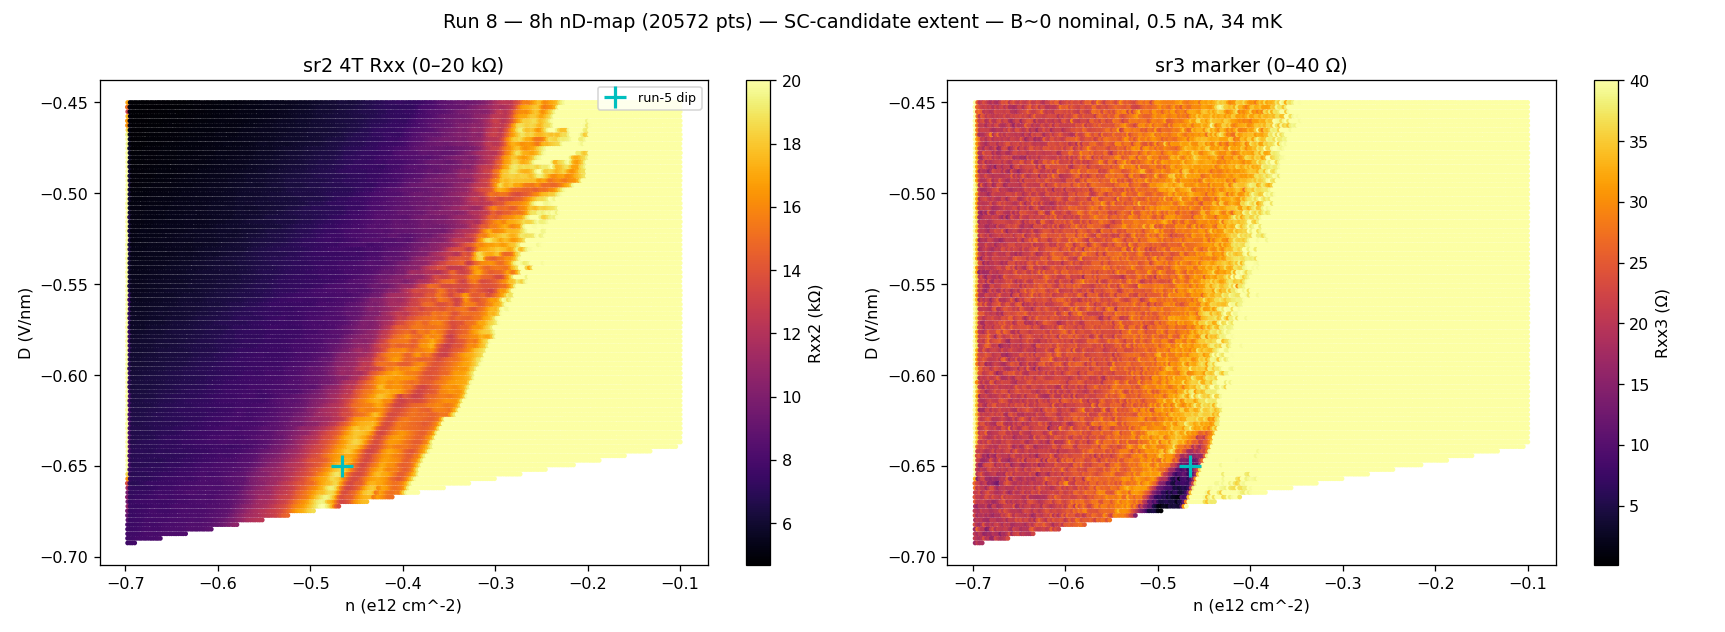

This chart was generated by the following Python code:
import numpy as np
import matplotlib; matplotlib.use("Agg"); import matplotlib.pyplot as plt
from hera.analysis import open_run, GateCalibration
g = open_run("data/8"); mc = g.meta["measurement_config"]; Ib = mc["bias_voltage_1"]/mc["bias_resistor"]
vtg = g.col_at(g.col_indices("k_tg_volt")[-1]); vbg = g.col_at(g.col_indices("k_bg_volt")[-1])
R2 = (g.col("sr830_2_X")/mc["sr2_gain"])/Ib; R3 = (g.col("sr830_3_X")/mc["sr3_gain"])/Ib
cal = GateCalibration.from_thicknesses(23.6e-9,20e-9,0)
nn,DD = cal.n_D(vtg,vbg); nn=nn/1e4/1e12; DD=DD/1e9
ndip, Ddip = -0.4654, -0.6501
print(f"run 8: {g.rows} pts ; n {nn.min():.2f}..{nn.max():.2f} ; D {DD.min():.3f}..{DD.max():.3f}")
print(f"sr2: min {R2.min():.0f} Ω, median {np.median(R2):.0f} Ω")
print(f"sr3: min {R3.min():.1f} Ω, median {np.median(R3):.1f} Ω")
for thr in (5000,3000,2000): print(f"  sr2<{thr}Ω: {(R2<thr).sum()} ({100*(R2<thr).mean():.1f}%)")
for thr in (10,5,2): print(f"  sr3<{thr}Ω: {(R3<thr).sum()} ({100*(R3<thr).mean():.1f}%)")

# where is sr3 lowest? (localized vs band) — look at the lowest-sr3 cluster extent
lowm = R3 < 8
if lowm.sum():
    print(f"sr3<8Ω region: n {nn[lowm].min():.3f}..{nn[lowm].max():.3f} ({(nn[lowm].max()-nn[lowm].min()):.3f} wide), "
          f"D {DD[lowm].min():.3f}..{DD[lowm].max():.3f}")

fig,ax=plt.subplots(1,2,figsize=(15,5.5))
fig.suptitle("Run 8 — 8h nD-map (20572 pts) — SC-candidate extent — B~0 nominal, 0.5 nA, 34 mK")
s0=ax[0].scatter(nn,DD,c=np.clip(R2/1e3,0,20),s=4,cmap="inferno"); plt.colorbar(s0,ax=ax[0],label="Rxx2 (kΩ)")
ax[0].plot(ndip,Ddip,"c+",ms=14,mew=2,label="run-5 dip"); ax[0].legend(fontsize=8,loc="upper right")
ax[0].set(xlabel="n (e12 cm^-2)",ylabel="D (V/nm)",title="sr2 4T Rxx (0–20 kΩ)")
s1=ax[1].scatter(nn,DD,c=np.clip(R3,0,40),s=4,cmap="inferno"); plt.colorbar(s1,ax=ax[1],label="Rxx3 (Ω)")
ax[1].plot(ndip,Ddip,"c+",ms=14,mew=2); ax[1].set(xlabel="n (e12 cm^-2)",ylabel="D (V/nm)",title="sr3 marker (0–40 Ω)")
plt.tight_layout(); plt.savefig("hera_scratch/run8_full.png",dpi=115); print("saved run8_full.png")
